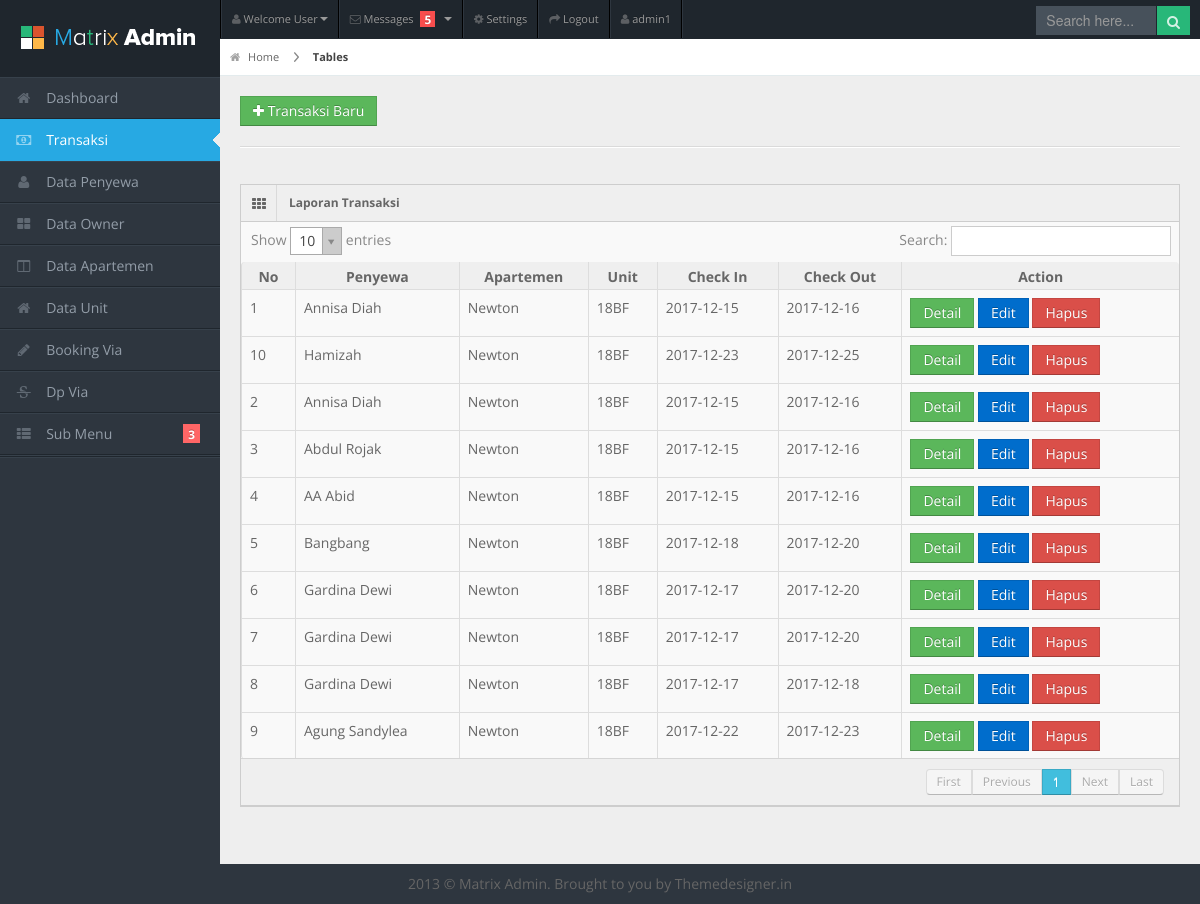
Page /laporan_transaksi.php (signed in) on the committed database.
### tables this page shows
CREATE TABLE `tb_transaksi` (
  `kd_transaksi` int(4) NOT NULL,
  `kd_penyewa` int(4) NOT NULL,
  `kd_apt` int(4) NOT NULL,
  `kd_unit` int(4) NOT NULL,
  `check_in` date NOT NULL,
  `check_out` date NOT NULL,
  `hari` int(3) NOT NULL,
  `harga_sewa` int(20) NOT NULL,
  `tgl_transaksi` date NOT NULL,
  `diskon` int(20) NOT NULL,
  `ekstra_charge` int(20) NOT NULL,
  `kd_bank` int(4) NOT NULL,
  `tamu` int(11) NOT NULL,
  `kd_booking` int(5) NOT NULL,
  `dp` int(20) NOT NULL,
  `total_tagihan` int(20) NOT NULL,
  `sisa_pelunasan` int(20) NOT NULL,
  `catatan` varchar(50) NOT NULL
);

CREATE TABLE `tb_penyewa` (
  `kd_penyewa` int(4) NOT NULL,
  `nama` varchar(30) NOT NULL,
  `alamat` varchar(50) NOT NULL,
  `no_tlp` varchar(15) NOT NULL,
  `jenis_kelamin` varchar(10) NOT NULL,
  `email` varchar(40) NOT NULL,
  `tgl_gabung` date NOT NULL
);

CREATE TABLE `tb_apt` (
  `kd_apt` int(4) NOT NULL,
  `nama_apt` varchar(30) NOT NULL,
  `alamat_apt` varchar(50) NOT NULL
);

CREATE TABLE `tb_unit` (
  `kd_unit` int(4) NOT NULL,
  `kd_apt` int(4) NOT NULL,
  `kd_owner` int(4) DEFAULT NULL,
  `no_unit` varchar(10) NOT NULL,
  `h_sewa_wd` int(10) NOT NULL,
  `h_sewa_we` int(10) NOT NULL,
  `h_owner_wd` int(10) NOT NULL,
  `h_owner_we` int(10) NOT NULL,
  `ekstra_charge` int(10) NOT NULL
);

### proses/proses.php (called while the page is built, shortened)
<?php
class Proses{
  public function __construct(){
    $this->db = new PDO('mysql:host=localhost;dbname=db_keuangan_cozzal','root','');
  }
  public function showTransaksi(){
	$sql = "SELECT * from tb_transaksi
	  INNER JOIN tb_penyewa ON tb_penyewa.kd_penyewa = tb_transaksi.kd_penyewa
	  INNER JOIN tb_apt ON tb_apt.kd_apt = tb_transaksi.kd_apt
	  INNER JOIN tb_unit ON tb_unit.kd_unit = tb_transaksi.kd_unit";
	$query = $this->db->query($sql);
	return $query;
  }
}
?>

### laporan_transaksi.php (the view, shortened to what this page needs)
<?php
  include "template/head.php";
?>
<body>
<?php
  include "template/header.php";
  include "template/sidebar.php";
?>
<div id="content">
  <div id="content-header">
    <div id="breadcrumb"> <a href="#" title="Go to Home" class="tip-bottom"><i class="icon-home"></i> Home</a> <a href="#" class="current">Tables</a> </div>
    <a href="transaksi.php" class="btn btn-success btn-add"><i class="icon-plus"></i> Transaksi Baru</a>
  </div>
  <div class="container-fluid">
    <hr>
    <div class="row-fluid">
      <div class="span12">
        <div class="widget-box">
          <div class="widget-title"> <span class="icon"><i class="icon-th"></i></span>
            <h5>Laporan Transaksi</h5>
          </div>
          <div class="widget-content nopadding">
			<table class="table table-bordered data-table">
              <thead>
                <tr>
                  <th>No</th>
                  <th>Penyewa</th>
                  <th>Apartemen</th>
                  <th>Unit</th>
                  <th>Check In</th>
				  <th>Check Out</th>
				  <th>Action</th>
                </tr>
              </thead>
              <tbody>
			    <?php
				  require("proses/proses.php");
				  $Proses = new Proses();
				  $show = $Proses->showTransaksi();
				  $i = 1;
				  while($data = $show->fetch(PDO::FETCH_OBJ)){
					echo "
					  <tr class=gradeC'>
					    <td>$i</td>
					    <td>$data->nama</td>
					    <td>$data->nama_apt</td>
						<td>$data->no_unit</td>
						<td>$data->check_in</td>
						<td>$data->check_out</td>
						<td>
						  <a class='btn btn-success' id='detail' name='detail' href='laporan_transaksi.php?detail=$data->kd_transaksi'>Detail</a>
						  <a class='btn btn-primary' href='#'>Edit</a>
						  <a class='btn btn-danger' href='#'>Hapus</a>
						</td>
					  </tr>";
					$i++;
				  };
				?>
              </tbody>
            </table>
          </div>
        </div>
      </div>
    </div>
  </div>
</div>
<div class="row-fluid">
  <div id="footer" class="span12"> 2013 &copy; Matrix Admin. Brought to you by <a href="http://themedesigner.in">Themedesigner.in</a> </div>
</div>
</body>
</html>

### css/theme.css (style rules this page uses)
.btn-add { margin-left: 20px; margin-top: 20px; }

### css/matrix-style.css (style rules this page uses)
* { outline:none !important; -moz-outline: none !important; }
html, body { height:100% }
body { overflow-x: hidden; margin-top: -10px; font-family: 'Open Sans', sans-serif; font-size:14px; color:#666; }
a { color:#666; }
select, textarea, input[type="text"], input[type="password"], input[type="datetime"], input[type="datetime-local"], input[type="date"], input[type="month"], input[type="time"], input[type="week"], input[type="number"], input[type="email"], input[type="url"], input[type="search"], input[type="tel"], input[type="color"], .uneditable-input, .label, .dropdown-menu, .btn, .well, .progress, .table-bordered, .btn-group > .btn:first-child, .btn-group > .btn:last-child, .btn-group > .btn:last-child, .btn-group > .dropdown-toggle, .alert { border-radius:0px; }
.btn, textarea, input[type="text"], input[type="password"], input[type="datetime"], input[type="datetime-local"], input[type="date"], input[type="month"], input[type="time"], input[type="week"], input[type="number"], input[type="email"], input[type="url"], input[type="search"], input[type="tel"], input[type="color"], .uneditable-input { box-shadow:none; }
.progress, .progress-success .bar, .progress .bar-success, .progress-warning .bar, .progress .bar-warning, .progress-danger .bar, .progress .bar-danger, .progress-info .bar, .progress .bar-info, .btn, .btn-primary { background-image:none; }
#footer { padding:10px; text-align:center; }
hr { border-top-color:#dadada; }
#content { background: none repeat scroll 0 0 #eeeeee; margin-left: 220px; margin-right: 0; padding-bottom: 25px; position: relative; min-height:100%; width: auto; }
#content-header { position: abslute; width: 100%; margin-top: -38px; z-index: 20; }
#breadcrumb { background-color: #fff; border-bottom: 1px solid #e3ebed; }
#breadcrumb a { padding: 8px 20px 8px 10px; display: inline-block; background-image: url('../img/breadcrumb.png'); background-position: center right; background-repeat: no-repeat; font-size: 11px; color: #666666; }
#breadcrumb a:last-child { background-image:none; }
#breadcrumb a.current { font-weight: bold; color: #444444; }
#breadcrumb a i { margin-right: 5px; opacity: .6; }
.stat-boxes .peity_bar_good, .stat-boxes .peity_line_good, { color: #459D1C; }
.widget-box { background: none repeat scroll 0 0 #F9F9F9; border-left: 1px solid #CDCDCD; border-top: 1px solid #CDCDCD; border-right: 1px solid #CDCDCD; clear: both; margin-top: 16px; margin-bottom: 16px; position: relative; }
.widget-title, .modal-header, .table th, div.dataTables_wrapper .ui-widget-header { background:#efefef; border-bottom: 1px solid #CDCDCD; height: 36px; }
.widget-title span.icon { padding: 9px 10px 7px 11px; float: left; border-right:1px solid #dadada; }
.widget-title h5 { color: #666; float: left; font-size: 12px; font-weight: bold; padding: 12px; line-height: 12px; margin: 0; }
.widget-content { padding:15px; border-bottom: 1px solid #cdcdcd; }
.table th { height: auto; font-size: 14px; padding: 5px 10px 2px; border-bottom: 0; text-align: center; color: #666666; }
.nopadding { padding: 0 !important; }
.nopadding .table { margin-bottom: 0; }
.nopadding .table-bordered { border: 0; }

### css/matrix-media.css (style rules this page uses)
body { background:#2E363F; }

### rows in the picture
tb_transaksi: kd_penyewa.nama "Annisa Diah", kd_apt.nama_apt "Newton", kd_unit.no_unit "18BF", check_in "2017-12-15", check_out "2017-12-16"
tb_transaksi: kd_penyewa.nama "Annisa Diah", kd_apt.nama_apt "Newton", kd_unit.no_unit "18BF", check_in "2017-12-15", check_out "2017-12-16"
tb_transaksi: kd_penyewa.nama "Abdul Rojak", kd_apt.nama_apt "Newton", kd_unit.no_unit "18BF", check_in "2017-12-15", check_out "2017-12-16"
tb_transaksi: kd_penyewa.nama "AA Abid", kd_apt.nama_apt "Newton", kd_unit.no_unit "18BF", check_in "2017-12-15", check_out "2017-12-16"
tb_transaksi: kd_penyewa.nama "Bangbang", kd_apt.nama_apt "Newton", kd_unit.no_unit "18BF", check_in "2017-12-18", check_out "2017-12-20"
tb_transaksi: kd_penyewa.nama "Gardina Dewi", kd_apt.nama_apt "Newton", kd_unit.no_unit "18BF", check_in "2017-12-17", check_out "2017-12-20"
tb_transaksi: kd_penyewa.nama "Gardina Dewi", kd_apt.nama_apt "Newton", kd_unit.no_unit "18BF", check_in "2017-12-17", check_out "2017-12-20"
tb_transaksi: kd_penyewa.nama "Gardina Dewi", kd_apt.nama_apt "Newton", kd_unit.no_unit "18BF", check_in "2017-12-17", check_out "2017-12-18"
tb_transaksi: kd_penyewa.nama "Agung Sandylea", kd_apt.nama_apt "Newton", kd_unit.no_unit "18BF", check_in "2017-12-22", check_out "2017-12-23"
tb_transaksi: kd_penyewa.nama "Hamizah", kd_apt.nama_apt "Newton", kd_unit.no_unit "18BF", check_in "2017-12-23", check_out "2017-12-25"

### other values in the picture
$username "admin1"
